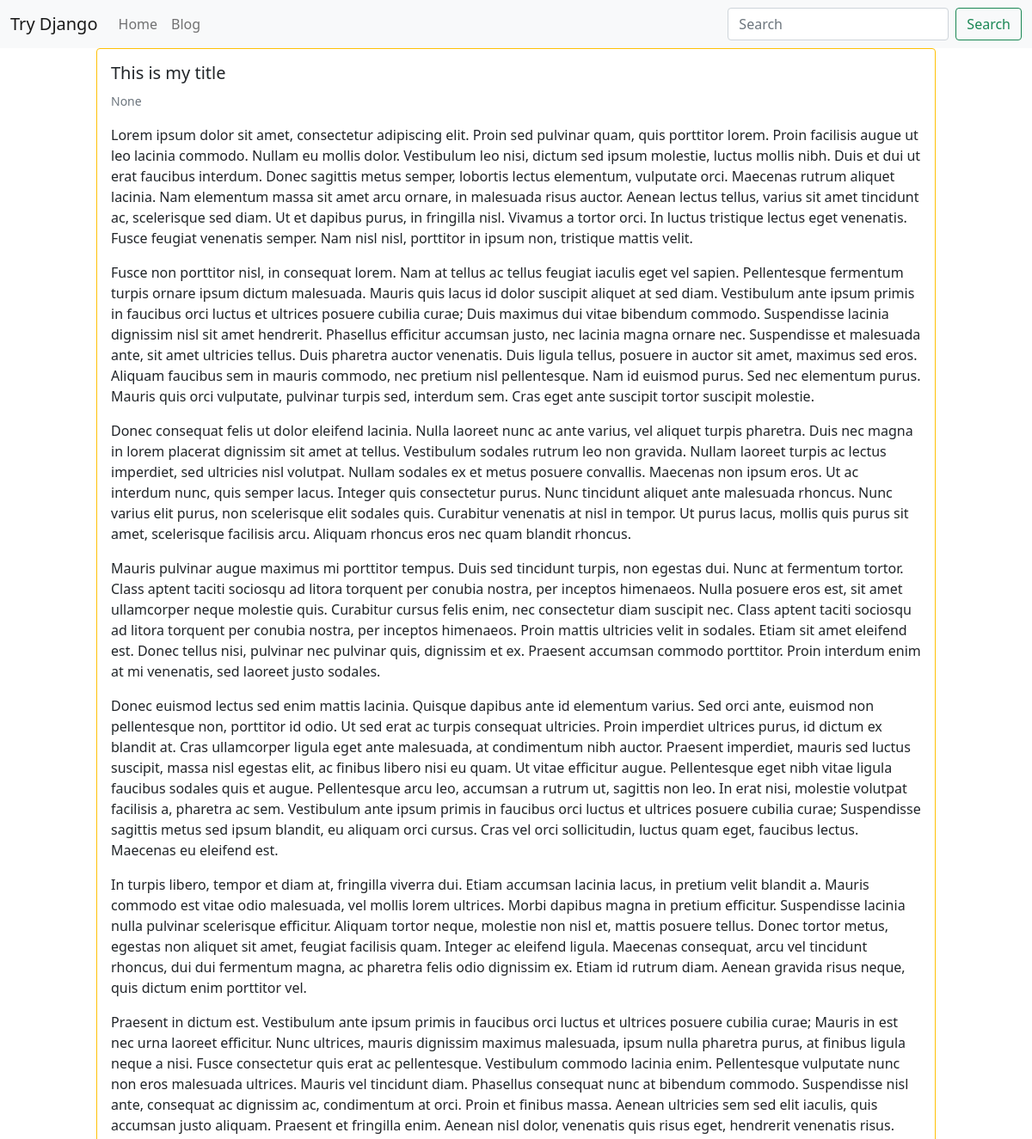
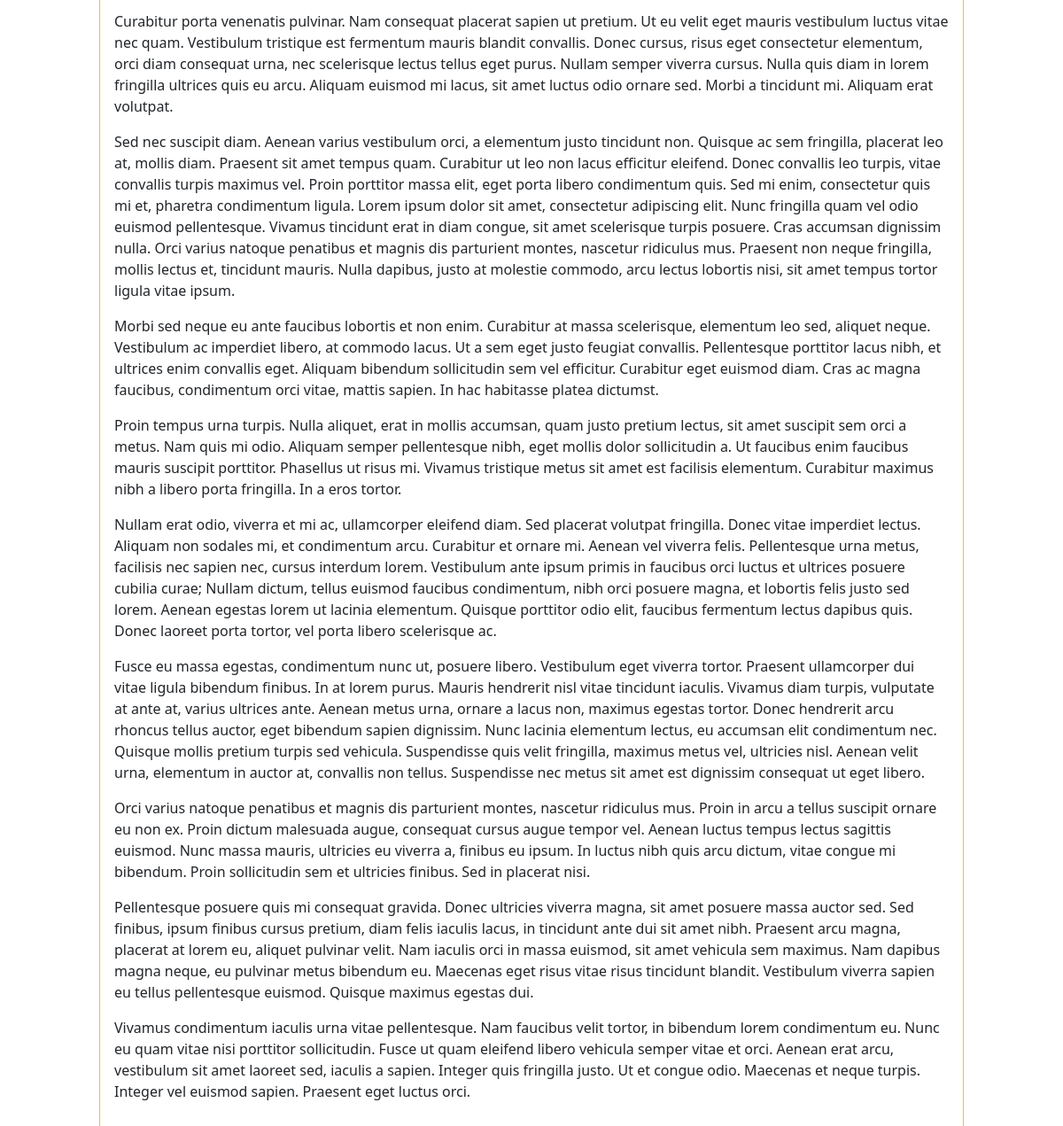
/blog/hello-world3/, run on the app's committed database (2 pictures, top to bottom).
### blog/models.py (models this page shows, shortened)
class BlogPost(models.Model):
	user = models.ForeignKey(User, default=1, null=True, on_delete=models.SET_NULL)
	image = models.ImageField(upload_to='image', blank=True, null=True)
	title = models.CharField(max_length=120)
	slug = models.SlugField(unique=True)
	content = models.TextField(null=True, blank=True)
	publish_date = models.DateTimeField(auto_now=False, auto_now_add=False, null=True, blank=True)
	timestamp = models.DateTimeField(auto_now_add=True)
	updated = models.DateTimeField(auto_now=True)
	objects = BlogPostManager()
	class Meta:
		ordering = ['-publish_date', '-updated', '-timestamp']

### blog/views.py (the view)
# urls.py: path('<str:slug>/', blog_post_detail_view),
def blog_post_detail_view(request, slug):
	obj= get_object_or_404(BlogPost, slug=slug)
	template_name = "blog/detail.html"
	context = {"object": obj}
	return render(request, template_name, context)

### blog/models.py (called while the page is built)
	def get_queryset(self):
		return BlogPostQuerySet(self.model, using=self._db)

### blog/templates/blog/detail.html (shortened to what this page needs)
{% extends "base.html" %}
{% block content %}
<div class="row">
{% include 'blog/list-inline.html' with blog_post=object detail=True %}
</div>
{% endblock %}

### templates/base.html (shortened to what this page needs)
<!doctype html>
<html lang="en">
  <head>
    <link href="https://cdn.jsdelivr.net/npm/bootstrap@5.0.0-beta1/dist/css/bootstrap.min.css" rel="stylesheet">
  </head>
  <body>
    {% include 'navbar.html' %}
  	<div class="container-fluid">
          {% block content %}
{% endblock %}
  	</div>
  </body>
</html>

### templates/navbar.html (shortened to what this page needs)
<nav class="navbar navbar-expand-lg navbar-light bg-light">
  <div class="container-fluid">
    <a class="navbar-brand" href="/">Try Django</a>
    <div class="collapse navbar-collapse" id="navbarSupportedContent">
      <ul class="navbar-nav me-auto mb-2 mb-lg-0">
        <li class="nav-item">
          <a class="nav-link" href="/">Home</a>
        </li>
        <li class="nav-item">
          <a class="nav-link" href="/blog">Blog</a>
        </li>
      </ul>
       <form class="d-flex" action="/search/">
        <input class="form-control me-2" type="search" name='q' placeholder="Search" aria-label="Search">
        <button class="btn btn-outline-success" type="submit">Search</button>
      </form>
    </div>
  </div>
</nav>

### blog/templates/blog/list-inline.html (shortened to what this page needs)
<div class="col-12 col-md-10 mb-3 mx-auto">
<div class="card {% if not blog_post.publish_date %} border border-warning text-dark {% endif %}">
	<div class="card-body">
		<h5 class="card-title">{{ blog_post.title }}</h5>
		<p class="card-text">
			<small class="text-muted">{{ blog_post.publish_date }}</small>
		{% if truncate %}
		{{ blog_post.content | linebreaks | truncatewords:30 }}
		{% else %}
		{{ blog_post.content | linebreaks }}
		{% endif %}
	</p>
	</div>
</div>
</div>

### data on the page
BlogPost: title "This is my title", publish_date "None", content "Lorem ipsum dolor sit amet, consectetur adipiscing elit. Proin sed pulvinar quam, quis porttitor lorem. Proin facilisis augue ut leo lacinia commodo. Nullam eu mollis dolor. Vestibulum leo nisi, dictum sed ipsum molestie, luctus mollis nibh. Duis et dui ut erat faucibus interdum. Donec sagittis metus semper, lobortis lectus elementum, vulputate orci. Maecenas rutrum aliquet lacinia. Nam elementum massa sit amet arcu ornare, in malesuada risus auctor. Aenean lectus tellus, varius sit amet tincidunt ac, scelerisque sed diam. Ut et dapibus purus, in fringilla nisl. Vivamus a tortor orci. In luctus tristique lectus eget venenatis. Fusce feugiat venenatis semper. Nam nisl nisl, porttitor in…"
